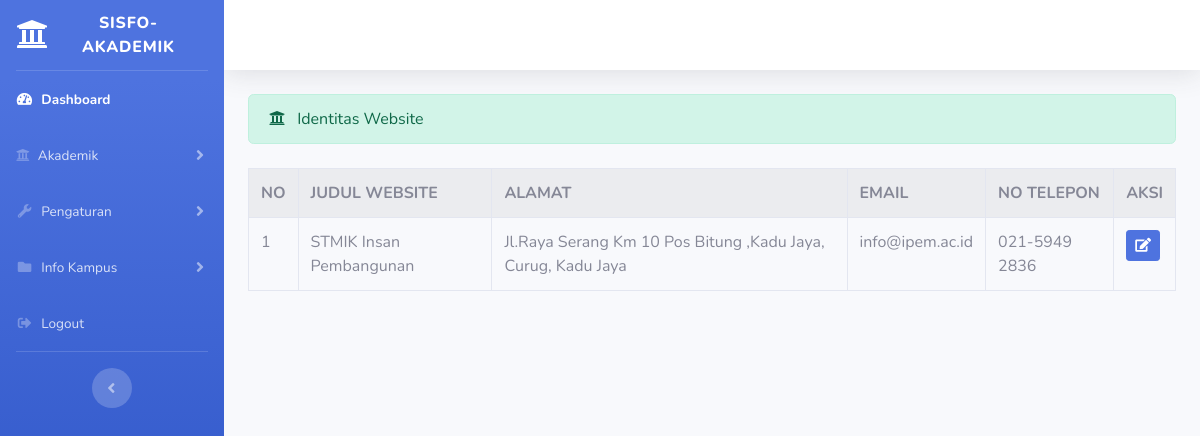
Page /index.php/administrator/identitas on the committed database.
### tables this page shows
CREATE TABLE `identitas` (
  `id_identitas` int(11) NOT NULL,
  `judul_website` varchar(30) NOT NULL,
  `alamat` varchar(60) NOT NULL,
  `email` varchar(50) NOT NULL,
  `telp` varchar(25) NOT NULL
);

### application/controllers/administrator/identitas.php (called while the page is built, shortened)
<?php
class Identitas extends CI_Controller {
	public function index()
	{
        $data['identitas'] = $this->identitas_model->tampil_data('identitas')->result();
		$this->load->view('templates_administrator/header');
        $this->load->view('templates_administrator/sidebar');
        $this->load->view('administrator/identitas', $data);
        $this->load->view('templates_administrator/footer');
    }
}

### index.php (called while the page is built, shortened)
<?php
require_once BASEPATH.'core/CodeIgniter.php';

### application/models/identitas_model.php (called while the page is built, shortened)
<?php
class Identitas_model extends CI_Model {
    public function tampil_data($table)
    {
        return $this->db->get($table);
    }
}

### application/views/administrator/identitas.php (the view, shortened to what this page needs)
<div class="container-fluid">
<div class="alert alert-success" role="alert">
    <i class="fas fa-university mr-2"></i> Identitas Website
    </div>
    <table class="table table-bordered table-striped table-hover mt-4">
        <tr>
         <th width="20px">NO</th>
         <th>JUDUL WEBSITE</th>
         <th>ALAMAT</th>
         <th>EMAIL</th>
         <th>NO TELEPON</th>
         <th class="text-center">AKSI</th>
        </tr>
        <?php $no = 1; ?>
        <?php foreach ($identitas as $id) : ?>
            <tr>
                <td width="20px"><?= $no; ?></td>
                <td><?= $id->judul_website; ?></td>
                <td><?= $id->alamat; ?></td>
                <td><?= $id->email; ?></td>
                <td><?= $id->telp; ?></td>
                <td width="20px"><?= anchor('administrator/identitas/update/'.$id->id_identitas, '<div class="btn btn-sm btn-primary"><i class="fa fa-edit"><i></div>'); ?></td>
            </tr>
            <?php $no++; ?>
        <?php endforeach; ?>
    </table>
</div>

### rows in the picture
identitas: judul_website "STMIK Insan Pembangunan", alamat "Jl.Raya Serang Km 10 Pos Bitung ,Kadu Jaya, Curug, Kadu Jaya", email "info@ipem.ac.id", telp "021-5949 2836"
